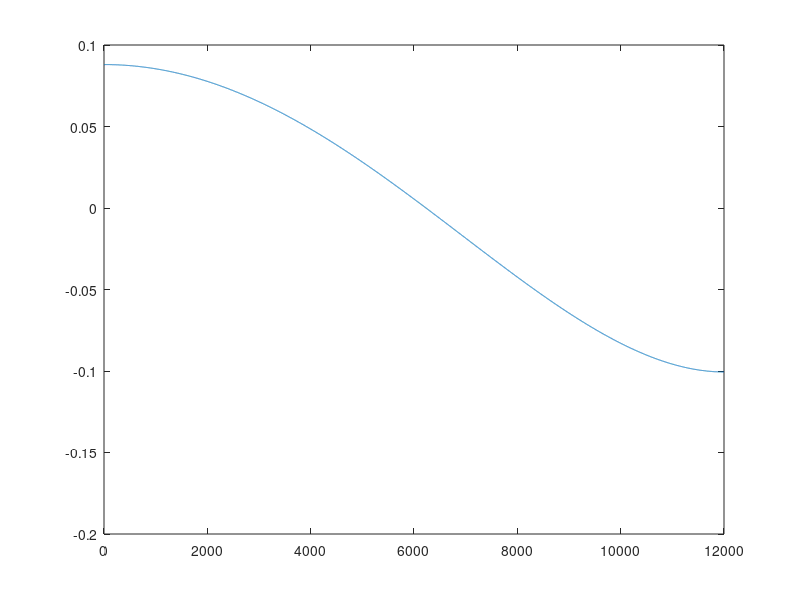

Write MATLAB code to recreate this figure. (Note: this script raises an error after producing the figure.)
%% Part a)

clc, clear, close all

function val = yDeriv(x)
    %Constants
    E = 210000;   %Young's Modulus (MPa)
    L = 12000;    %Length (mm)
    w0 = 25;      %Load Intensity (N/mm)
    I = 4.545e7;  %Moment of Inertia (mm^4)
    
    %x in (mm)

    val = (w0 / (360 * L * E * I)) * (15*x^4 - 30*L^2*x^2 + 7*L^4);
end

%% Part b)

X = linspace(0, 12000, 10000);

i = 1;
while i <= numel(X)
    Y(i) = yDeriv(X(i));
    i = i + 1;
end

plot (X, Y)
yline(0, 'LineWidth', 2)
grid on
ylim([-0.11 0.1])
xlabel('Position x (mm)')
ylabel('dy/dx')

pause %Wait for approval to continue
close all 
%% Part c)

aBisect = 6000; %Lower bound
bBisect = 7000; %Upper bound
cBisect = (aBisect + bBisect) / 2;
tolBisect = 1;

tolMaxBisect = 1e-4;

j = 0;
while tolBisect > tolMaxBisect
    j = j + 1;

    tolBisect = (bBisect - aBisect) / 2;
    cBisect = (aBisect + bBisect) / 2;

    resvBisect(j,:) = [j aBisect bBisect cBisect tolBisect];

    if yDeriv(aBisect) * yDeriv(cBisect) < 0
        bBisect = cBisect; %Update upper bound
    else
        aBisect = cBisect; %Update lower bound
    end
end

xBisect = cBisect
resvBisect

%% Part d)

function val = yDeriv2(x)
    %Constants
    E = 210000;   %Young's Modulus (MPa)
    L = 12000;    %Length (mm)
    w0 = 25;      %Load Intensity (N/mm)
    I = 4.545e7;  %Moment of Inertia (mm^4)

    val = (w0 / (360 * L * E * I)) * (60*x^3 - 60*L^2*x);
end

xGuess = 6000;
tolNewton = 1;
tolMaxNewton = 1e-4;

k=0
while tolNewton > tolMaxNewton
    k = k + 1;
    
    xNew = xGuess - yDeriv(xGuess) / yDeriv2(xGuess);

    tolNewton = abs((xNew - xGuess) / xNew);

    resvNewton(k,:) = [k xGuess xNew tolNewton];

    xGuess = xNew;

end

xNewton = xNew
resvNewton

%% Part e)

plot(resvBisect(:,1), resvBisect(:,4))
hold on
plot(resvNewton(:,1), resvNewton(:,3))
hold off

xlabel('Number of Iterations')
ylabel('Position of Maximum Beam Deflection (mm)')
legend('Bisect Method','Newton Method')
grid on

%% Part f)

%Constants
E = 210000;   %Young's Modulus (MPa)
L = 12000;    %Length (mm)
w0 = 25;      %Load Intensity (N/mm)
I = 4.545e7;  %Moment of Inertia (mm^4)

maxDeflectionBisect = ((w0 * xBisect) / (360 * L * E * I)) * (3 * xBisect^4 - 10 * L^2 * xBisect^2 + 7 * L^4)  %Maximum Deflection
maxDeflectionNewton = ((w0 * xNewton) / (360 * L * E * I)) * (3 * xNewton^4 - 10 * L^2 * xNewton^2 + 7 * L^4)  %Maximum Deflection

%% Part g)

%   While both options eventually lead you to the same result, generally
%   Newton's method is much quicker. However, Newton's method is only usable
%   when a derivative can be found for the function. HSince this is the case 
%   for this problem, Newton's method is the method that should be chosen.
